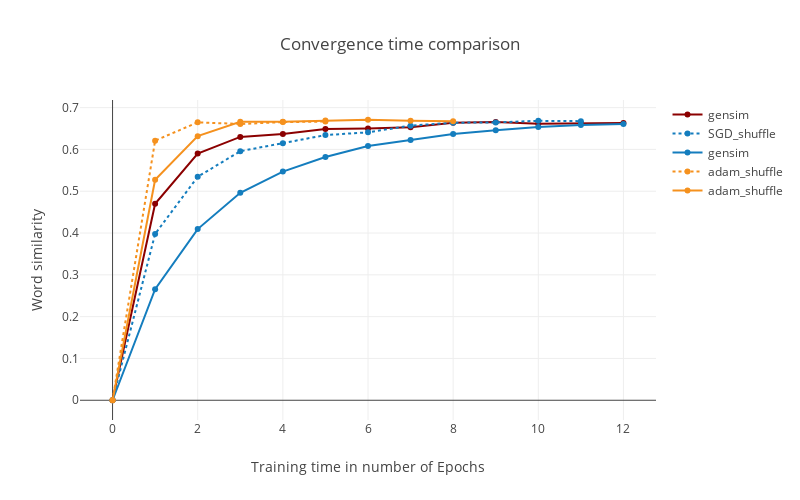

The code cell stored with this chart in its notebook:
### Code cell
from plotly.offline import init_notebook_mode, iplot, plot
import plotly.plotly as py
import plotly.graph_objs as go
gensim_conv = [0,0.47 ,0.59,0.63,0.637,0.649, 0.64991,0.653,0.664,0.6655,0.6615,0.6629,0.663] 
adam_conv = [0,0.5274663249,0.6317800941,0.6661224712,0.6663352711,0.6692290085, 0.6709985856, 0.6687059277, 0.6676404941]
adam_shuffle_conv = [0,0.6209724591, 0.6648207026,0.6608316399,0.6653500479,0.6667224712]
sgd_conv = [0,0.2656567075,0.409453666,0.4961671944,0.5470711378,0.58201276,0.608320445,0.6224159501,0.6369093127,0.6457120334,0.653658488,0.6585042924,0.6608316399]
sgd_shuffle_conv = [0,0.3979027932,0.5345590809,0.5957749206,0.6150409906,0.6343477449,0.6408864911,0.6569273384,0.6638613219,0.664644281,0.6684268463,0.6676506492]

epoches = list(range(20))
trace1 = go.Scatter(
    x=epoches,
    y=gensim_conv,
    mode='lines+markers',
    name="gensim",
    hoverinfo='name',
    line=dict(
        shape='linear',color='rgb(139,0,0)'
    )
)
trace2 = go.Scatter(
    x= epoches,
    y=sgd_shuffle_conv,
    mode='lines+markers',
    name="SGD_shuffle",
    hoverinfo='text+name',
    line=dict(
        shape='linear',dash='dot',color='rgb(20,125,190)'
        
    )
)
trace3 = go.Scatter(
    x=epoches,
    y=sgd_conv,
    mode='lines+markers',
    name="gensim",
    hoverinfo='name',
    line=dict(
        shape='linear',color='rgb(20,125,190)'
    )
)
trace4 = go.Scatter(
    x= epoches,
    y=adam_shuffle_conv,
    mode='lines+markers',
    name="adam_shuffle",
    hoverinfo='text+name',
    line=dict(
        shape='linear',dash='dot',color='rgb(245,145,30)'
        
    )
)
trace5 = go.Scatter(
    x= epoches,
    y=adam_conv,
    mode='lines+markers',
    name="adam_shuffle",
    hoverinfo='text+name',
    line=dict(
        shape='linear',color='rgb(245,145,30)'
        
    )
)

data = [trace1,trace2,trace3,trace4,trace5]
layout = dict(title = 'Convergence time comparison',
                 width = 800,
    height = 500,
    xaxis = dict(
      title = 'Training time in number of Epochs'
    ),
    yaxis=dict(
        type='linear',
        title = "Word similarity",
             autorange=True
    )
              )

fig = dict(data=data, layout=layout)
init_notebook_mode(connected=True)
iplot(fig, filename='word-embedding-plot.html')

### Figure 1 — Plotly figure (JSON) as saved in the notebook; plotly's stock layout.template omitted (floating-point values rounded to 4 significant figures)
{"data": [{"hoverinfo": "name", "line": {"color": "rgb(139,0,0)", "shape": "linear"}, "mode": "lines+markers", "name": "gensim", "type": "scatter", "uid": "5c8b7ec2-d4af-4f24-ad23-fbafe04424d2", "x": [0, 1, 2, 3, 4, 5, 6, 7, 8, 9, 10, 11, 12, 13, 14, 15, 16, 17, 18, 19], "y": [0, 0.47, 0.59, 0.63, 0.637, 0.649, 0.6499, 0.653, 0.664, 0.6655, 0.6615, 0.6629, 0.663]}, {"hoverinfo": "text+name", "line": {"color": "rgb(20,125,190)", "dash": "dot", "shape": "linear"}, "mode": "lines+markers", "name": "SGD_shuffle", "type": "scatter", "uid": "d373b57d-2b1b-4a60-8122-c9e7d2fb38c0", "x": [0, 1, 2, 3, 4, 5, 6, 7, 8, 9, 10, 11, 12, 13, 14, 15, 16, 17, 18, 19], "y": [0, 0.3979, 0.5346, 0.5958, 0.615, 0.6343, 0.6409, 0.6569, 0.6639, 0.6646, 0.6684, 0.6677]}, {"hoverinfo": "name", "line": {"color": "rgb(20,125,190)", "shape": "linear"}, "mode": "lines+markers", "name": "gensim", "type": "scatter", "uid": "c85364dd-6a81-4a03-94d0-e6d011ab9a02", "x": [0, 1, 2, 3, 4, 5, 6, 7, 8, 9, 10, 11, 12, 13, 14, 15, 16, 17, 18, 19], "y": [0, 0.2657, 0.4095, 0.4962, 0.5471, 0.582, 0.6083, 0.6224, 0.6369, 0.6457, 0.6537, 0.6585, 0.6608]}, {"hoverinfo": "text+name", "line": {"color": "rgb(245,145,30)", "dash": "dot", "shape": "linear"}, "mode": "lines+markers", "name": "adam_shuffle", "type": "scatter", "uid": "3176425e-2746-428e-a14f-7993511e3afd", "x": [0, 1, 2, 3, 4, 5, 6, 7, 8, 9, 10, 11, 12, 13, 14, 15, 16, 17, 18, 19], "y": [0, 0.621, 0.6648, 0.6608, 0.6654, 0.6667]}, {"hoverinfo": "text+name", "line": {"color": "rgb(245,145,30)", "shape": "linear"}, "mode": "lines+markers", "name": "adam_shuffle", "type": "scatter", "uid": "f14efa63-6541-490e-bcb1-34c138500202", "x": [0, 1, 2, 3, 4, 5, 6, 7, 8, 9, 10, 11, 12, 13, 14, 15, 16, 17, 18, 19], "y": [0, 0.5275, 0.6318, 0.6661, 0.6663, 0.6692, 0.671, 0.6687, 0.6676]}], "layout": {"height": 500, "title": {"text": "Convergence time comparison"}, "width": 800, "xaxis": {"title": {"text": "Training time in number of Epochs"}}, "yaxis": {"autorange": true, "title": {"text": "Word similarity"}, "type": "linear"}}}
